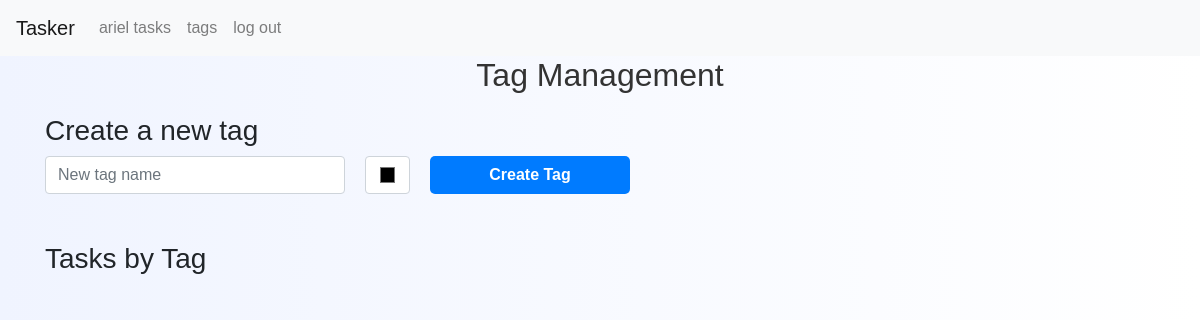
/tags/ (signed in), run on an earlier commit of the app's database.
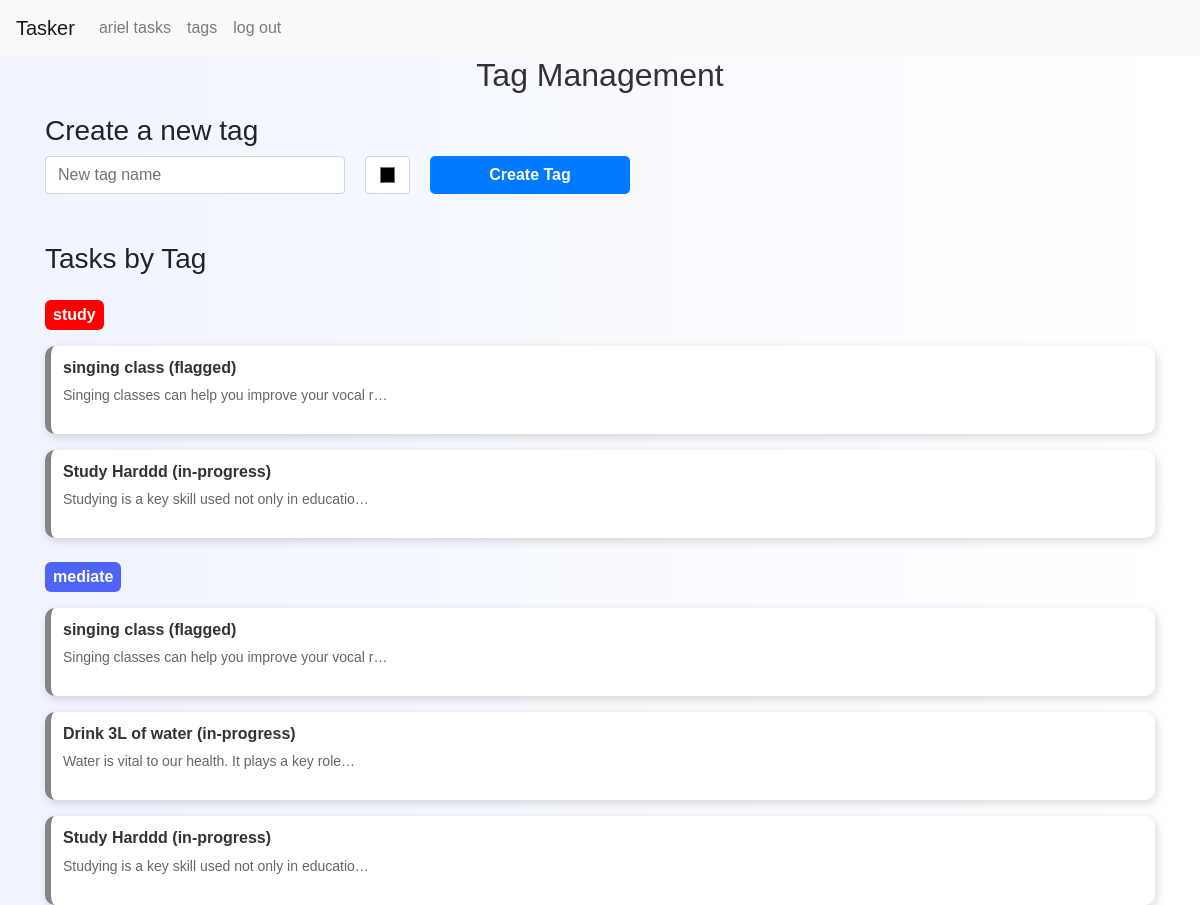
And on a later commit of the database.
### tasker/models.py (models this page shows, shortened)
class Tag(models.Model):
    name = models.CharField(max_length=50, unique=True)
    color = models.CharField(max_length=7, default="#000000")  # Hex Color

class Task(models.Model):
    SIZE_CHOICES = [
        ('small', 'Small'),
        ('medium', 'Medium'),
        ('large', 'Large'),
        ('extraLarge', 'Extra Large'),
    ]
    PRIORITY_CHOICES = [
        ('light', 'Light'),
        ('medium', 'Medium'),
        ('urgent', 'Urgent'),
        ('severe', 'Severe'),
    ]
    STATUS_CHOICES = [
        ('in-analysis', 'In Analysis'),
        ('in-progress', 'In Progress'),
        ('flagged', 'Flagged'),
        ('completed', 'Completed'),
    ]
    user = models.ForeignKey(User, on_delete=models.CASCADE, related_name="tasks")
    name = models.CharField(max_length=255)
    description = models.TextField(blank=True)
    date_created = models.DateTimeField(auto_now_add=True)
    date_to_complete = models.DateField()
    size = models.CharField(max_length=10, choices=SIZE_CHOICES)
    priority = models.CharField(max_length=10, choices=PRIORITY_CHOICES)
    status = models.CharField(max_length=15, choices=STATUS_CHOICES, default='in-analysis')
    tags = models.ManyToManyField(Tag, blank=True)

### tasker/views.py (the view)
# urls.py: path("tags/", views.tag_list, name="tag_list"),
@login_required
def tag_list(request):
    tags = Tag.objects.all()
    return render(request, "tasker/tag_list.html", {"tags": tags})

### tasker/templates/tasker/tag_list.html (shortened to what this page needs)
{% extends "tasker/layout.html" %}
{% block body %}
<div class="container">
    <h2>Tag Management</h2>
    <div class="tag-creation">
        <h3>Create a new tag</h3>
        <div style="display: flex;">
          <input type="text" id="new-tag-name" class="form-control" placeholder="New tag name" style="width: 300px;">
          <input type="color" id="new-tag-color" class="form-control" value="#000000" style="width: 45px; margin-right: 20px; margin-left: 20px;">
          <button class="btn btn-primary" onclick="addTag()" style="max-width: 200px; padding: unset;">Create Tag</button>
        </div>
    </div>
    <div class="tasks-by-tag mt-5">
      <h3>Tasks by Tag</h3>
      {% for tag in tags %}
      <div class="mt-4">
          {% include "tasker/tag.html" %}
          <div class="task-list">
              {% for task in tag.task_set.all %}
                  <div class="mt-3 kanban-card {{ task.status }}">
                      <h5>{{ task.name }} ({{ task.status }})</h5>
                      <p>{{ task.description|truncatechars:50 }}</p>
                  </div>
              {% empty %}
                  <p class="mt-3">No tasks for this tag.</p>
              {% endfor %}
          </div>
      </div>
      {% endfor %}
  </div>
</div>
{% endblock %}

### tasker/templates/tasker/tag.html (shortened to what this page needs)
<div class="task-tag" data-color="{{ tag.color }}" style="display: inline-block; width: auto; padding: 3px 8px; border-radius: 6px; margin-right: 5px; font-weight: bold; color: white; white-space: nowrap;">
  <span>{{ tag.name }}</span>
</div>

What changed in the data, as far as the page shows it:
added Tag: name "study"
added Task: name "singing class", status "flagged", description "Singing classes can help you improve your vocal r…"
now on this page (row edited): Task: name "Study Harddd", status "in-progress", description "Studying is a key skill used not only in educatio…"
added Tag: name "mediate"
now on this page (row unchanged): Task: name "Drink 3L of water", status "in-progress", description "Water is vital to our health. It plays a key role…", shown under "mediate"
